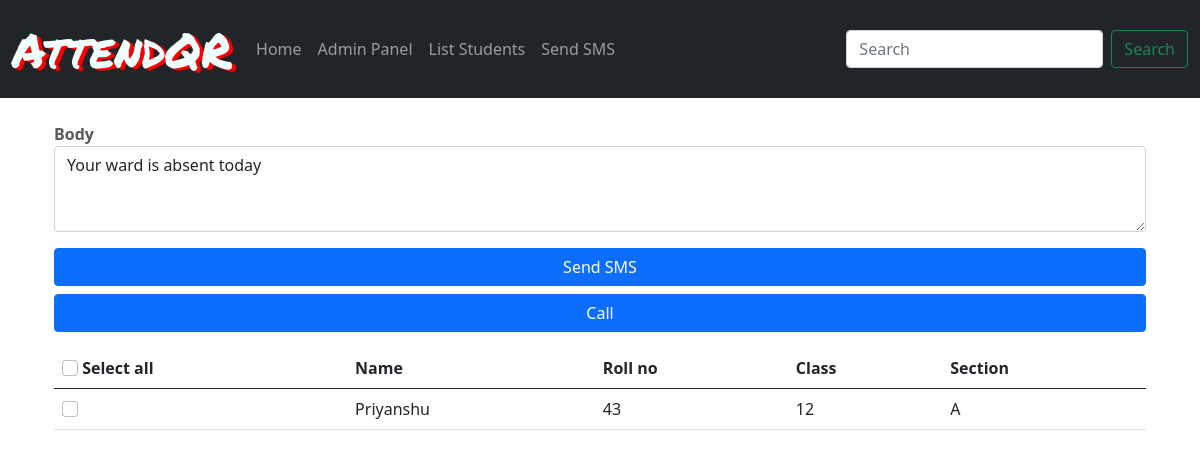
The app's page /sms/ (signed in) with its own data.
### students/models.py (models this page shows, shortened)
class studentsList(models.Model):
    section_names=[
        ('A','science'),
        ('C','commerce'),
        ('H','humanity')]
    name=models.CharField(null=False,max_length=20)
    email=models.EmailField(null=True)
    parent_name=models.CharField(max_length=20)
    standard=models.IntegerField()
    phone=models.BigIntegerField(null=True)
    section=models.CharField(max_length=6,choices=section_names)
    rollno=models.IntegerField(default=0)

### sms/views.py (the view)
# urls.py: path('sms/', views.sms_home, name='sms_home')
@login_required
def sms_home(request):
    usrs=list(attendon.objects.filter(date=timezone.now()).values_list('student', flat=True))
    students=studentsList.objects.exclude(pk__in=usrs)
    context={
        'students':students
    }
    return render(request,'sms.html',context)

### sms/templates/sms.html (shortened to what this page needs)
{% extends 'base.html' %}
{% load static %}
{% block content %}
<div class="container p-4">
 <div class="form-group">
   <label for=""><b>Body</b></label>
   <textarea class="form-control" name="" id="txtdata" rows="3">Your ward is absent today</textarea>
   <div class="d-grid gap-2 py-3">
    <button class="btn btn-primary" type="button" id="smsbtn">Send SMS</button>
    <button class="btn btn-primary" type="button" id="callbtn">Call</button>
  </div>
  </div>
 <table class="table table-hover">
  <thead>
    <tr>
      <th scope="col"><input class="form-check-input" type="checkbox" id="selectall">&nbsp;Select all</th>
      <th scope="col">Name</th>
      <th scope="col">Roll no</th>
      <th scope="col">Class</th>
      <th scope="col">Section</th>
    </tr>
  </thead>
  <tbody>
    {% for stu in students %}
    <tr>
      <th scope="row"><input class="form-check-input" type="checkbox" value="{{stu.id}}" id="user"></th>
      <td>{{stu.name}}</td>
      <td>{{stu.rollno}}</td>
      <td>{{stu.standard}}</td>
      <td>{{stu.section}}</td>
    </tr>
    {% endfor %}
  </tbody>
</table>
</div>
{% endblock %}

### static/carousel.css (style rules this page uses)
body { padding-bottom: 3rem; color: #5a5a5a; }

### records on screen
studentsList: name "Priyanshu", rollno "43", standard "12", section "A"
